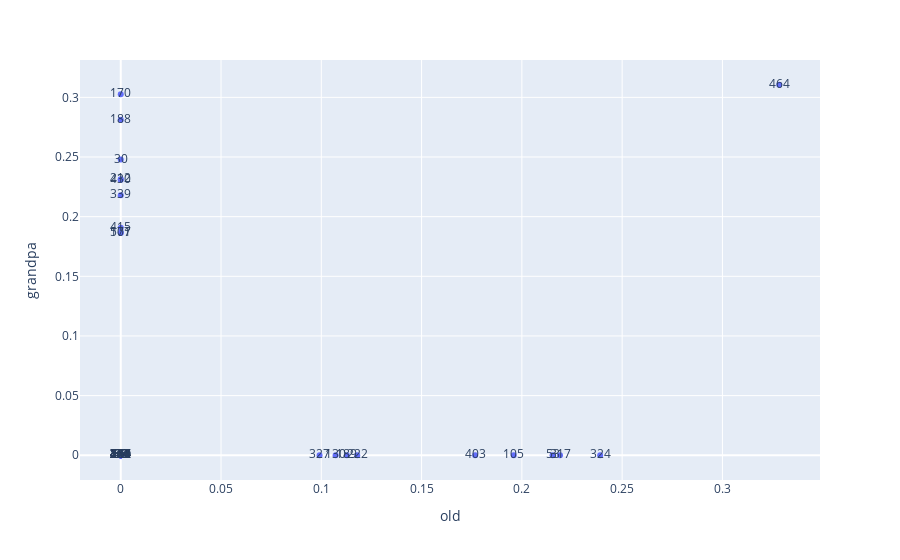

Source (notebook cell):
### Code cell
fig = px.scatter(wide_df, x=" old", y=" grandpa", hover_name=wide_df.index, text=wide_df.index)
fig.show()

### Figure 1 — Plotly figure (JSON) as saved in the notebook; plotly's stock layout.template omitted (floating-point values rounded to 4 significant figures)
{"data": [{"hovertemplate": "<b>%{hovertext}</b><br><br> old=%{x}<br> grandpa=%{y}<br>Index=%{text}<extra></extra>", "hovertext": [5, 30, 36, 39, 53, 58, 65, 82, 105, 130, 134, 153, 166, 170, 171, 184, 185, 188, 189, 212, 220, 222, 223, 227, 241, 243, 249, 268, 277, 284, 289, 296, 306, 317, 324, 327, 335, 339, 359, 381, 383, 402, 403, 415, 430, 442, 464, 472, 473, 482, 499, 507], "legendgroup": "", "marker": {"color": "#636efa", "symbol": "circle"}, "mode": "markers+text", "name": "", "orientation": "v", "showlegend": false, "text": [5, 30, 36, 39, 53, 58, 65, 82, 105, 130, 134, 153, 166, 170, 171, 184, 185, 188, 189, 212, 220, 222, 223, 227, 241, 243, 249, 268, 277, 284, 289, 296, 306, 317, 324, 327, 335, 339, 359, 381, 383, 402, 403, 415, 430, 442, 464, 472, 473, 482, 499, 507], "type": "scatter", "x": [0, 0, 0, 0, 0.2153, 0, 0, 0, 0.1959, 0.1071, 0, 0, 0, 0, 0, 0, 0, 0, 0.1127, 0, 0, 0.1179, 0, 0, 0, 0, 0, 0, 0, 0, 0, 0, 0, 0.219, 0.239, 0.09914, 0, 0, 0, 0, 0, 0, 0.1767, 0, 0, 0, 0.3283, 0, 0, 0, 0, 0], "xaxis": "x", "y": [0, 0.2478, 0, 0, 0, 0, 0, 0, 0, 0, 0, 0, 0, 0.3025, 0.1867, 0, 0, 0.2812, 0, 0.2313, 0, 0, 0, 0, 0, 0, 0, 0, 0, 0, 0, 0, 0, 0, 0, 0, 0, 0.218, 0, 0, 0, 0, 0, 0.1906, 0.231, 0, 0.3106, 0, 0, 0, 0, 0.1863], "yaxis": "y"}], "layout": {"legend": {"tracegroupgap": 0}, "margin": {"t": 60}, "xaxis": {"anchor": "y", "domain": [0, 1], "title": {"text": " old"}}, "yaxis": {"anchor": "x", "domain": [0, 1], "title": {"text": " grandpa"}}}}
